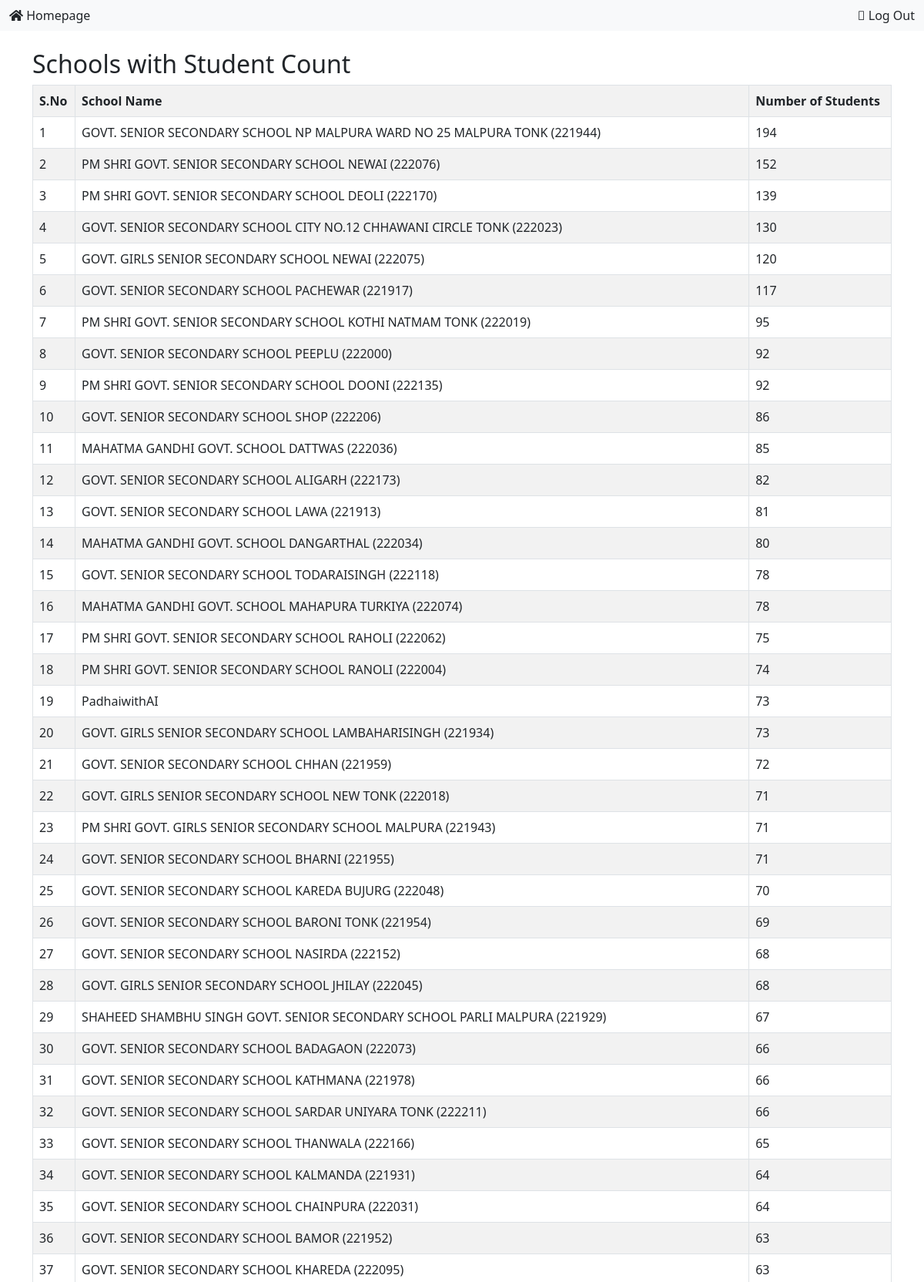
The page /report/schools-with-student-counts/ (signed in, upper part) on the database its author committed.
### school_app/models.py (models this page shows, shortened)
class School(models.Model):
    name = models.CharField(max_length=100)
    admin = models.OneToOneField(CustomUser, on_delete=models.CASCADE, related_name='administered_school')
    created_by = models.ForeignKey(CustomUser, on_delete=models.CASCADE, related_name='created_schools', null=True)
    created_at = models.DateTimeField(auto_now_add=True)

### school_app/views.py (the view)
# urls.py: path('report/schools-with-student-counts/', views.schools_with_student_counts, name='schools_with_student_counts'),
@login_required
def schools_with_student_counts(request):
    schools = School.objects.annotate(student_count=Count('student')).order_by('-student_count')
    context = {'schools': schools}
    return render(request, 'schools_with_student_counts.html', context)

### school_app/templates/schools_with_student_counts.html (shortened to what this page needs)
{% extends 'school_app/base.html' %}
{% block content %}
<h2>Schools with Student Count</h2>
<table class="table table-bordered table-striped">
  <tr>
    <th>S.No</th>
    <th>School Name</th>
    <th>Number of Students</th>
  </tr>
  {% for school in schools %}
    <tr>
      <td>{{ forloop.counter }}</td>
      <td>{{ school.name }}</td>
      <td>{{ school.student_count }}</td>
    </tr>
  {% empty %}
    <tr>
      <td colspan="2">No schools with students found.</td>
    </tr>
  {% endfor %}
</table>
{% endblock %}

### rows shown on the page
School: name "GOVT. SENIOR SECONDARY SCHOOL NP MALPURA WARD NO 25 MALPURA TONK (221944)", student_count "194"
School: name "PM SHRI GOVT. SENIOR SECONDARY SCHOOL NEWAI (222076)", student_count "152"
School: name "PM SHRI GOVT. SENIOR SECONDARY SCHOOL DEOLI (222170)", student_count "139"
School: name "GOVT. SENIOR SECONDARY SCHOOL CITY NO.12 CHHAWANI CIRCLE TONK (222023)", student_count "130"
School: name "GOVT. GIRLS SENIOR SECONDARY SCHOOL NEWAI (222075)", student_count "120"
School: name "GOVT. SENIOR SECONDARY SCHOOL PACHEWAR (221917)", student_count "117"
School: name "PM SHRI GOVT. SENIOR SECONDARY SCHOOL KOTHI NATMAM TONK (222019)", student_count "95"
School: name "GOVT. SENIOR SECONDARY SCHOOL PEEPLU (222000)", student_count "92"
School: name "PM SHRI GOVT. SENIOR SECONDARY SCHOOL DOONI (222135)", student_count "92"
School: name "GOVT. SENIOR SECONDARY SCHOOL SHOP (222206)", student_count "86"
School: name "MAHATMA GANDHI GOVT. SCHOOL DATTWAS (222036)", student_count "85"
School: name "GOVT. SENIOR SECONDARY SCHOOL ALIGARH (222173)", student_count "82"
School: name "GOVT. SENIOR SECONDARY SCHOOL LAWA (221913)", student_count "81"
School: name "MAHATMA GANDHI GOVT. SCHOOL DANGARTHAL (222034)", student_count "80"
School: name "GOVT. SENIOR SECONDARY SCHOOL TODARAISINGH (222118)", student_count "78"
School: name "MAHATMA GANDHI GOVT. SCHOOL MAHAPURA TURKIYA (222074)", student_count "78"
School: name "PM SHRI GOVT. SENIOR SECONDARY SCHOOL RAHOLI (222062)", student_count "75"
School: name "PM SHRI GOVT. SENIOR SECONDARY SCHOOL RANOLI (222004)", student_count "74"
School: name "PadhaiwithAI", student_count "73"
School: name "GOVT. GIRLS SENIOR SECONDARY SCHOOL LAMBAHARISINGH (221934)", student_count "73"
School: name "GOVT. SENIOR SECONDARY SCHOOL CHHAN (221959)", student_count "72"
School: name "GOVT. GIRLS SENIOR SECONDARY SCHOOL NEW TONK (222018)", student_count "71"
School: name "PM SHRI GOVT. GIRLS SENIOR SECONDARY SCHOOL MALPURA (221943)", student_count "71"
School: name "GOVT. SENIOR SECONDARY SCHOOL BHARNI (221955)", student_count "71"
School: name "GOVT. SENIOR SECONDARY SCHOOL KAREDA BUJURG (222048)", student_count "70"
School: name "GOVT. SENIOR SECONDARY SCHOOL BARONI TONK (221954)", student_count "69"
School: name "GOVT. SENIOR SECONDARY SCHOOL NASIRDA (222152)", student_count "68"
School: name "GOVT. GIRLS SENIOR SECONDARY SCHOOL JHILAY (222045)", student_count "68"
School: name "SHAHEED SHAMBHU SINGH GOVT. SENIOR SECONDARY SCHOOL PARLI MALPURA (221929)", student_count "67"
School: name "GOVT. SENIOR SECONDARY SCHOOL BADAGAON (222073)", student_count "66"
School: name "GOVT. SENIOR SECONDARY SCHOOL KATHMANA (221978)", student_count "66"
School: name "GOVT. SENIOR SECONDARY SCHOOL SARDAR UNIYARA TONK (222211)", student_count "66"
School: name "GOVT. SENIOR SECONDARY SCHOOL THANWALA (222166)", student_count "65"
School: name "GOVT. SENIOR SECONDARY SCHOOL KALMANDA (221931)", student_count "64"
School: name "GOVT. SENIOR SECONDARY SCHOOL CHAINPURA (222031)", student_count "64"
School: name "GOVT. SENIOR SECONDARY SCHOOL BAMOR (221952)", student_count "63"
School: name "GOVT. SENIOR SECONDARY SCHOOL KHAREDA (222095)", student_count "63"
